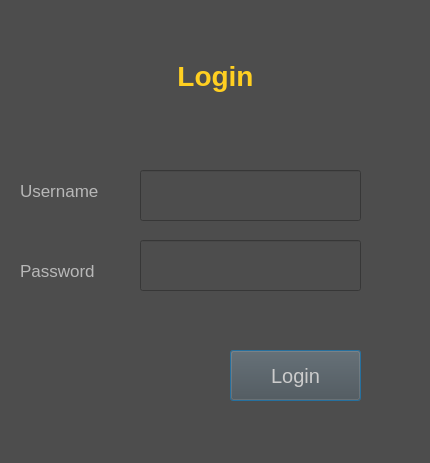
<?xml version="1.0" encoding="UTF-8"?>
<ui version="4.0">
 <class>Dialog</class>
 <widget class="QDialog" name="Dialog">
  <property name="geometry">
   <rect>
    <x>0</x>
    <y>0</y>
    <width>430</width>
    <height>463</height>
   </rect>
  </property>
  <property name="windowTitle">
   <string>Dialog</string>
  </property>
  <property name="styleSheet">
   <string notr="true">background-color: rgb(77, 77, 77);</string>
  </property>
  <widget class="QLabel" name="label">
   <property name="geometry">
    <rect>
     <x>0</x>
     <y>40</y>
     <width>431</width>
     <height>71</height>
    </rect>
   </property>
   <property name="font">
    <font>
     <pointsize>21</pointsize>
     <weight>75</weight>
     <bold>true</bold>
    </font>
   </property>
   <property name="styleSheet">
    <string notr="true">color:rgb(255, 207, 33)</string>
   </property>
   <property name="text">
    <string>Login</string>
   </property>
   <property name="alignment">
    <set>Qt::AlignCenter</set>
   </property>
  </widget>
  <widget class="QLabel" name="label_2">
   <property name="geometry">
    <rect>
     <x>20</x>
     <y>170</y>
     <width>101</width>
     <height>41</height>
    </rect>
   </property>
   <property name="font">
    <font>
     <pointsize>13</pointsize>
    </font>
   </property>
   <property name="styleSheet">
    <string notr="true">color: rgb(184, 184, 184)</string>
   </property>
   <property name="text">
    <string>Username</string>
   </property>
  </widget>
  <widget class="QLabel" name="label_3">
   <property name="geometry">
    <rect>
     <x>20</x>
     <y>250</y>
     <width>101</width>
     <height>41</height>
    </rect>
   </property>
   <property name="font">
    <font>
     <pointsize>13</pointsize>
    </font>
   </property>
   <property name="styleSheet">
    <string notr="true">color: rgb(184, 184, 184)</string>
   </property>
   <property name="text">
    <string>Password</string>
   </property>
  </widget>
  <widget class="QLineEdit" name="username">
   <property name="geometry">
    <rect>
     <x>140</x>
     <y>170</y>
     <width>221</width>
     <height>51</height>
    </rect>
   </property>
   <property name="styleSheet">
    <string notr="true">color:rgb(255, 207, 33)</string>
   </property>
  </widget>
  <widget class="QLineEdit" name="password">
   <property name="geometry">
    <rect>
     <x>140</x>
     <y>240</y>
     <width>221</width>
     <height>51</height>
    </rect>
   </property>
   <property name="styleSheet">
    <string notr="true">color:rgb(255, 207, 33)</string>
   </property>
   <property name="frame">
    <bool>true</bool>
   </property>
   <property name="echoMode">
    <enum>QLineEdit::Password</enum>
   </property>
  </widget>
  <widget class="QPushButton" name="loginbutton">
   <property name="geometry">
    <rect>
     <x>230</x>
     <y>350</y>
     <width>131</width>
     <height>51</height>
    </rect>
   </property>
   <property name="font">
    <font>
     <pointsize>15</pointsize>
    </font>
   </property>
   <property name="styleSheet">
    <string notr="true">color: rgb(204, 204, 204);</string>
   </property>
   <property name="text">
    <string>Login</string>
   </property>
  </widget>
 </widget>
 <resources/>
 <connections/>
</ui>
